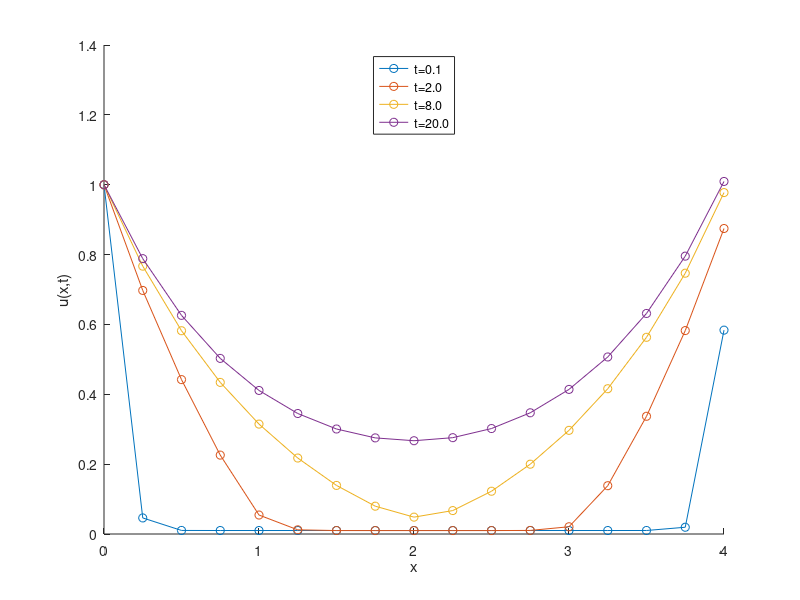

MATLAB code to generate this figure:
clear; clc; close all;

% Description: Solves a partial differential equation using finite
% difference method.

x0 = 0; xN = 4;
dx = 0.25;
x = x0:dx:xN;
nx = numel(x);

t0 = 0; tN = 21;
dt = 0.001;
t = t0:dt:tN;
nt = numel(t);

u = zeros(nx,nt);

% Initial conditions
u(:,1) = 0.01;

% Boundary conditions
u(1,:) = 1;

figure(1)
hold on
xlabel('x')
ylabel('u(x,t)')
for it = 1:nt-1
    for ix = 2:nx
        if (ix == nx)
            ug = u(ix-1,it) + 2*(2/u(ix,it)-1)*dx;
            u(ix,it+1) = u(ix,it) + u(ix,it)*dt*(u(ix-1,it)-2*u(ix,it)+ug)/dx^2 - dt*u(ix,it)^2;
        else
            u(ix,it+1) = u(ix,it) + u(ix,it)*dt*(u(ix-1,it)-2*u(ix,it)+u(ix+1,it))/dx^2 - dt*u(ix,it)^2;
        end
    end
    if ismember(t(it),[0.1,2,8,20])
        plot(x,u(:,it),'-o','DisplayName',sprintf('t=%.1f',t(it)))
    end
end
legend('location','north')